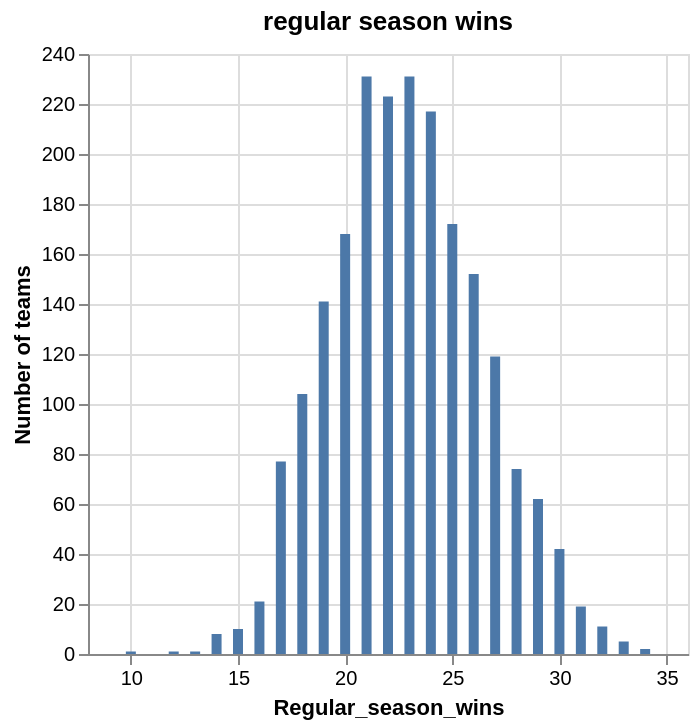

Here is the notebook cell this chart was saved with:
### Markdown cell above
<div style="background-color: #f0f0f0; padding: 10px;">
    
#### Task 4.4: Plot the distribution of two relevant variables in the raw data (4 points)

- Use `ggplot` to plot the distribution of one of the numeric variables in your tidied data set.

- Use `ggplot` to create a visualization showing the relative proportions of each category/level for one of categorical variable in your tidied data set. 

- Clearly label the variable that is being plotted in each plot.

*Notes:* 
- *Be sure the output is as clear as possible, provide an English title along with readable x and y column names*

- *You may also add more code cells to this section*

</div>

### Code cell
import altair as alt
chart1 = alt.Chart(tidy_data).mark_bar().encode(
    alt.X('reg_wins',  title= "Regular_season_wins"),
    alt.Y("count()", title= "Number of teams")
).properties(title="regular season wins ")
chart1

### Figure 1 — Vega-Lite specification as saved in the notebook (floating-point values rounded to 4 significant figures; data arrays with more than 128 entries replaced by an {"elided": "..."} marker saying what was removed)
{"config": {"view": {"continuousWidth": 300, "continuousHeight": 300}}, "data": {"name": "data-8bb4810f0a0d8b55582dbc3a8d737f62"}, "mark": {"type": "bar"}, "encoding": {"x": {"field": "reg_wins", "title": "Regular_season_wins", "type": "quantitative"}, "y": {"aggregate": "count", "title": "Number of teams", "type": "quantitative"}}, "title": "regular season wins ", "$schema": "https://vega.github.io/schema/vega-lite/v5.20.1.json", "datasets": {"data-8bb4810f0a0d8b55582dbc3a8d737f62": {"elided": "2092 records"}}}
